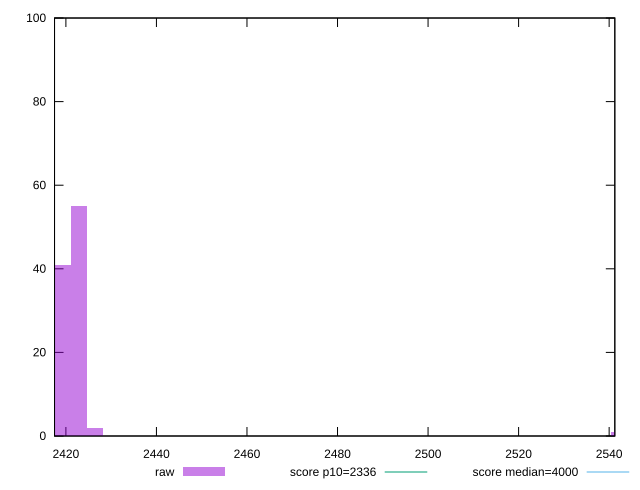

gnuplot code for this plot:
reset

$raw <<EOF
2542.2131141612854 1
2422.8274154299547 55
2419.3160713496213 41
2426.3387595102877 2
2415.804727269288 1
EOF

set key outside below
set boxwidth 3.5113440803332674
set xrange [2417.4900000000002:2541.255]
set yrange [0:100]
set trange [0:100]
set style fill transparent solid 0.5 noborder

set parametric
set terminal svg size 640, 490 enhanced background rgb 'white'
set output "reports/report_00033_2021-03-01T14-23-16.841Z/first-contentful-paint/samples/astro-cached/raw/histogram.svg"

plot $raw title "raw" with boxes, \
     2336,t title "score p10=2336", \
     4000,t title "score median=4000"

reset
